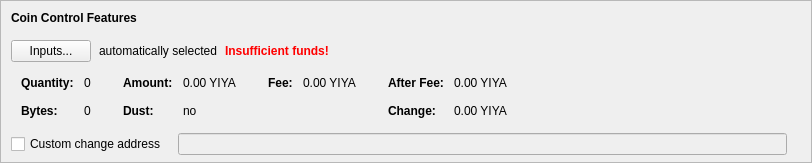
      <widget class="QFrame" name="frameCoinControl">
       <property name="sizePolicy">
        <sizepolicy hsizetype="Expanding" vsizetype="Fixed">
         <horstretch>0</horstretch>
         <verstretch>0</verstretch>
        </sizepolicy>
       </property>
       <property name="maximumSize">
        <size>
         <width>16777215</width>
         <height>16777215</height>
        </size>
       </property>
       <property name="frameShape">
        <enum>QFrame::StyledPanel</enum>
       </property>
       <property name="frameShadow">
        <enum>QFrame::Sunken</enum>
       </property>
       <layout class="QVBoxLayout" name="verticalLayoutCoinControl2">
        <property name="spacing">
         <number>0</number>
        </property>
        <property name="leftMargin">
         <number>0</number>
        </property>
        <property name="topMargin">
         <number>0</number>
        </property>
        <property name="rightMargin">
         <number>0</number>
        </property>
        <property name="bottomMargin">
         <number>6</number>
        </property>
        <item>
         <layout class="QVBoxLayout" name="verticalLayoutCoinControl" stretch="0,0,0,0,0">
          <property name="spacing">
           <number>0</number>
          </property>
          <property name="leftMargin">
           <number>10</number>
          </property>
          <property name="topMargin">
           <number>10</number>
          </property>
          <item>
           <layout class="QHBoxLayout" name="horizontalLayoutCoinControl1">
            <property name="bottomMargin">
             <number>15</number>
            </property>
            <item>
             <widget class="QLabel" name="labelCoinControlFeatures">
              <property name="sizePolicy">
               <sizepolicy hsizetype="Preferred" vsizetype="Maximum">
                <horstretch>0</horstretch>
                <verstretch>0</verstretch>
               </sizepolicy>
              </property>
              <property name="font">
               <font>
                <weight>75</weight>
                <bold>true</bold>
               </font>
              </property>
              <property name="styleSheet">
               <string notr="true">font-weight:bold;</string>
              </property>
              <property name="text">
               <string>Coin Control Features</string>
              </property>
             </widget>
            </item>
           </layout>
          </item>
          <item>
           <layout class="QHBoxLayout" name="horizontalLayoutCoinControl2" stretch="0,0,0,0">
            <property name="spacing">
             <number>8</number>
            </property>
            <property name="bottomMargin">
             <number>10</number>
            </property>
            <item>
             <widget class="QPushButton" name="pushButtonCoinControl">
              <property name="styleSheet">
               <string notr="true"/>
              </property>
              <property name="text">
               <string>Inputs...</string>
              </property>
              <property name="autoDefault">
               <bool>false</bool>
              </property>
             </widget>
            </item>
            <item>
             <widget class="QLabel" name="labelCoinControlAutomaticallySelected">
              <property name="text">
               <string>automatically selected</string>
              </property>
              <property name="margin">
               <number>5</number>
              </property>
             </widget>
            </item>
            <item>
             <widget class="QLabel" name="labelCoinControlInsuffFunds">
              <property name="font">
               <font>
                <weight>75</weight>
                <bold>true</bold>
               </font>
              </property>
              <property name="styleSheet">
               <string notr="true">color:red;font-weight:bold;</string>
              </property>
              <property name="text">
               <string>Insufficient funds!</string>
              </property>
              <property name="margin">
               <number>5</number>
              </property>
             </widget>
            </item>
            <item>
             <spacer name="horizontalSpacerCoinControl">
              <property name="orientation">
               <enum>Qt::Horizontal</enum>
              </property>
              <property name="sizeHint" stdset="0">
               <size>
                <width>40</width>
                <height>1</height>
               </size>
              </property>
             </spacer>
            </item>
           </layout>
          </item>
          <item>
           <widget class="QWidget" name="widgetCoinControl" native="true">
            <property name="sizePolicy">
             <sizepolicy hsizetype="Preferred" vsizetype="Preferred">
              <horstretch>0</horstretch>
              <verstretch>0</verstretch>
             </sizepolicy>
            </property>
            <property name="minimumSize">
             <size>
              <width>0</width>
              <height>0</height>
             </size>
            </property>
            <property name="styleSheet">
             <string notr="true"/>
            </property>
            <layout class="QHBoxLayout" name="horizontalLayoutCoinControl5">
             <property name="leftMargin">
              <number>0</number>
             </property>
             <property name="topMargin">
              <number>0</number>
             </property>
             <property name="rightMargin">
              <number>0</number>
             </property>
             <property name="bottomMargin">
              <number>0</number>
             </property>
             <item>
              <layout class="QHBoxLayout" name="horizontalLayoutCoinControl3" stretch="0,0,0,1">
               <property name="spacing">
                <number>20</number>
               </property>
               <property name="topMargin">
                <number>0</number>
               </property>
               <property name="bottomMargin">
                <number>10</number>
               </property>
               <item>
                <layout class="QFormLayout" name="formLayoutCoinControl1">
                 <property name="horizontalSpacing">
                  <number>10</number>
                 </property>
                 <property name="verticalSpacing">
                  <number>14</number>
                 </property>
                 <property name="leftMargin">
                  <number>10</number>
                 </property>
                 <property name="topMargin">
                  <number>4</number>
                 </property>
                 <property name="rightMargin">
                  <number>6</number>
                 </property>
                 <item row="0" column="0">
                  <widget class="QLabel" name="labelCoinControlQuantityText">
                   <property name="font">
                    <font>
                     <weight>75</weight>
                     <bold>true</bold>
                    </font>
                   </property>
                   <property name="text">
                    <string>Quantity:</string>
                   </property>
                   <property name="margin">
                    <number>0</number>
                   </property>
                  </widget>
                 </item>
                 <item row="0" column="1">
                  <widget class="QLabel" name="labelCoinControlQuantity">
                   <property name="cursor">
                    <cursorShape>IBeamCursor</cursorShape>
                   </property>
                   <property name="contextMenuPolicy">
                    <enum>Qt::ActionsContextMenu</enum>
                   </property>
                   <property name="text">
                    <string notr="true">0</string>
                   </property>
                   <property name="margin">
                    <number>0</number>
                   </property>
                   <property name="textInteractionFlags">
                    <set>Qt::LinksAccessibleByMouse|Qt::TextSelectableByKeyboard|Qt::TextSelectableByMouse</set>
                   </property>
                  </widget>
                 </item>
                 <item row="1" column="0">
                  <widget class="QLabel" name="labelCoinControlBytesText">
                   <property name="font">
                    <font>
                     <weight>75</weight>
                     <bold>true</bold>
                    </font>
                   </property>
                   <property name="text">
                    <string>Bytes:</string>
                   </property>
                  </widget>
                 </item>
                 <item row="1" column="1">
                  <widget class="QLabel" name="labelCoinControlBytes">
                   <property name="cursor">
                    <cursorShape>IBeamCursor</cursorShape>
                   </property>
                   <property name="contextMenuPolicy">
                    <enum>Qt::ActionsContextMenu</enum>
                   </property>
                   <property name="text">
                    <string notr="true">0</string>
                   </property>
                   <property name="textInteractionFlags">
                    <set>Qt::LinksAccessibleByMouse|Qt::TextSelectableByKeyboard|Qt::TextSelectableByMouse</set>
                   </property>
                  </widget>
                 </item>
                </layout>
               </item>
               <item>
                <layout class="QFormLayout" name="formLayoutCoinControl2">
                 <property name="horizontalSpacing">
                  <number>10</number>
                 </property>
                 <property name="verticalSpacing">
                  <number>14</number>
                 </property>
                 <property name="leftMargin">
                  <number>6</number>
                 </property>
                 <property name="topMargin">
                  <number>4</number>
                 </property>
                 <property name="rightMargin">
                  <number>6</number>
                 </property>
                 <item row="0" column="0">
                  <widget class="QLabel" name="labelCoinControlAmountText">
                   <property name="font">
                    <font>
                     <weight>75</weight>
                     <bold>true</bold>
                    </font>
                   </property>
                   <property name="text">
                    <string>Amount:</string>
                   </property>
                   <property name="margin">
                    <number>0</number>
                   </property>
                  </widget>
                 </item>
                 <item row="0" column="1">
                  <widget class="QLabel" name="labelCoinControlAmount">
                   <property name="cursor">
                    <cursorShape>IBeamCursor</cursorShape>
                   </property>
                   <property name="contextMenuPolicy">
                    <enum>Qt::ActionsContextMenu</enum>
                   </property>
                   <property name="text">
                    <string notr="true">0.00 YIYA</string>
                   </property>
                   <property name="textInteractionFlags">
                    <set>Qt::LinksAccessibleByMouse|Qt::TextSelectableByKeyboard|Qt::TextSelectableByMouse</set>
                   </property>
                  </widget>
                 </item>
                 <item row="1" column="0">
                  <widget class="QLabel" name="labelCoinControlLowOutputText">
                   <property name="font">
                    <font>
                     <weight>75</weight>
                     <bold>true</bold>
                    </font>
                   </property>
                   <property name="text">
                    <string>Dust:</string>
                   </property>
                  </widget>
                 </item>
                 <item row="1" column="1">
                  <widget class="QLabel" name="labelCoinControlLowOutput">
                   <property name="cursor">
                    <cursorShape>IBeamCursor</cursorShape>
                   </property>
                   <property name="contextMenuPolicy">
                    <enum>Qt::ActionsContextMenu</enum>
                   </property>
                   <property name="text">
                    <string notr="true">no</string>
                   </property>
                   <property name="textInteractionFlags">
                    <set>Qt::LinksAccessibleByMouse|Qt::TextSelectableByKeyboard|Qt::TextSelectableByMouse</set>
                   </property>
                  </widget>
                 </item>
                </layout>
               </item>
               <item>
                <layout class="QFormLayout" name="formLayoutCoinControl3">
                 <property name="horizontalSpacing">
                  <number>10</number>
                 </property>
                 <property name="verticalSpacing">
                  <number>14</number>
                 </property>
                 <property name="leftMargin">
                  <number>6</number>
                 </property>
                 <property name="topMargin">
                  <number>4</number>
                 </property>
                 <property name="rightMargin">
                  <number>6</number>
                 </property>
                 <item row="0" column="0">
                  <widget class="QLabel" name="labelCoinControlFeeText">
                   <property name="font">
                    <font>
                     <weight>75</weight>
                     <bold>true</bold>
                    </font>
                   </property>
                   <property name="text">
                    <string>Fee:</string>
                   </property>
                   <property name="margin">
                    <number>0</number>
                   </property>
                  </widget>
                 </item>
                 <item row="0" column="1">
                  <widget class="QLabel" name="labelCoinControlFee">
                   <property name="cursor">
                    <cursorShape>IBeamCursor</cursorShape>
                   </property>
                   <property name="contextMenuPolicy">
                    <enum>Qt::ActionsContextMenu</enum>
                   </property>
                   <property name="text">
                    <string notr="true">0.00 YIYA</string>
                   </property>
                   <property name="textInteractionFlags">
                    <set>Qt::LinksAccessibleByMouse|Qt::TextSelectableByKeyboard|Qt::TextSelectableByMouse</set>
                   </property>
                  </widget>
                 </item>
                </layout>
               </item>
               <item>
                <layout class="QFormLayout" name="formLayoutCoinControl4">
                 <property name="horizontalSpacing">
                  <number>10</number>
                 </property>
                 <property name="verticalSpacing">
                  <number>14</number>
                 </property>
                 <property name="leftMargin">
                  <number>6</number>
                 </property>
                 <property name="topMargin">
                  <number>4</number>
                 </property>
                 <property name="rightMargin">
                  <number>6</number>
                 </property>
                 <item row="0" column="0">
                  <widget class="QLabel" name="labelCoinControlAfterFeeText">
                   <property name="font">
                    <font>
                     <weight>75</weight>
                     <bold>true</bold>
                    </font>
                   </property>
                   <property name="text">
                    <string>After Fee:</string>
                   </property>
                   <property name="margin">
                    <number>0</number>
                   </property>
                  </widget>
                 </item>
                 <item row="0" column="1">
                  <widget class="QLabel" name="labelCoinControlAfterFee">
                   <property name="cursor">
                    <cursorShape>IBeamCursor</cursorShape>
                   </property>
                   <property name="contextMenuPolicy">
                    <enum>Qt::ActionsContextMenu</enum>
                   </property>
                   <property name="text">
                    <string notr="true">0.00 YIYA</string>
                   </property>
                   <property name="textInteractionFlags">
                    <set>Qt::LinksAccessibleByMouse|Qt::TextSelectableByKeyboard|Qt::TextSelectableByMouse</set>
                   </property>
                  </widget>
                 </item>
                 <item row="1" column="0">
                  <widget class="QLabel" name="labelCoinControlChangeText">
                   <property name="font">
                    <font>
                     <weight>75</weight>
                     <bold>true</bold>
                    </font>
                   </property>
                   <property name="text">
                    <string>Change:</string>
                   </property>
                  </widget>
                 </item>
                 <item row="1" column="1">
                  <widget class="QLabel" name="labelCoinControlChange">
                   <property name="cursor">
                    <cursorShape>IBeamCursor</cursorShape>
                   </property>
                   <property name="contextMenuPolicy">
                    <enum>Qt::ActionsContextMenu</enum>
                   </property>
                   <property name="text">
                    <string notr="true">0.00 YIYA</string>
                   </property>
                   <property name="textInteractionFlags">
                    <set>Qt::LinksAccessibleByMouse|Qt::TextSelectableByKeyboard|Qt::TextSelectableByMouse</set>
                   </property>
                  </widget>
                 </item>
                </layout>
               </item>
              </layout>
             </item>
            </layout>
           </widget>
          </item>
          <item>
           <layout class="QHBoxLayout" name="horizontalLayoutCoinControl4" stretch="0,0,0">
            <property name="spacing">
             <number>12</number>
            </property>
            <property name="sizeConstraint">
             <enum>QLayout::SetDefaultConstraint</enum>
            </property>
            <property name="topMargin">
             <number>5</number>
            </property>
            <property name="rightMargin">
             <number>5</number>
            </property>
            <item>
             <widget class="QCheckBox" name="checkBoxCoinControlChange">
              <property name="toolTip">
               <string>If this is activated, but the change address is empty or invalid, change will be sent to a newly generated address.</string>
              </property>
              <property name="text">
               <string>Custom change address</string>
              </property>
             </widget>
            </item>
            <item>
             <widget class="QValidatedLineEdit" name="lineEditCoinControlChange">
              <property name="enabled">
               <bool>false</bool>
              </property>
              <property name="sizePolicy">
               <sizepolicy hsizetype="Expanding" vsizetype="Fixed">
                <horstretch>0</horstretch>
                <verstretch>0</verstretch>
               </sizepolicy>
              </property>
             </widget>
            </item>
            <item>
             <widget class="QLabel" name="labelCoinControlChangeLabel">
              <property name="sizePolicy">
               <sizepolicy hsizetype="Preferred" vsizetype="Expanding">
                <horstretch>0</horstretch>
                <verstretch>0</verstretch>
               </sizepolicy>
              </property>
              <property name="minimumSize">
               <size>
                <width>0</width>
                <height>0</height>
               </size>
              </property>
              <property name="text">
               <string/>
              </property>
              <property name="margin">
               <number>3</number>
              </property>
             </widget>
            </item>
           </layout>
          </item>
          <item>
           <spacer name="verticalSpacerCoinControl">
            <property name="orientation">
             <enum>Qt::Vertical</enum>
            </property>
            <property name="sizeHint" stdset="0">
             <size>
              <width>800</width>
              <height>1</height>
             </size>
            </property>
           </spacer>
          </item>
         </layout>
        </item>
       </layout>
      </widget>
